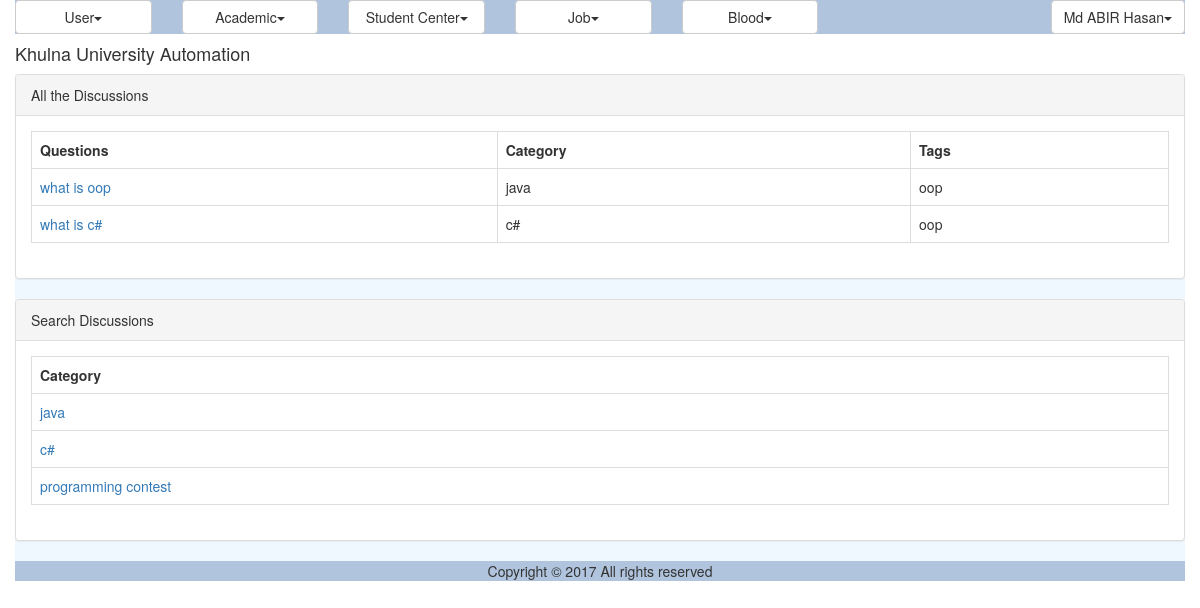
Screenshot of /dgted/discussion_list.php (signed in) with the database file from the repository.
### tables this page shows
CREATE TABLE `dms_discussion` (
  `ID` varchar(40) NOT NULL,
  `Title` varchar(150) NOT NULL,
  `CategoryID` varchar(40) NOT NULL,
  `Description` varchar(300) NOT NULL,
  `Tag` varchar(200) NOT NULL,
  `CreationDate` datetime NOT NULL,
  `CreatorID` varchar(40) NOT NULL
);

CREATE TABLE `dms_discussion_category` (
  `ID` varchar(40) NOT NULL,
  `Name` varchar(40) NOT NULL
);

### dgted/util/class.util.inc (called while the page is built, shortened)
<?php
class ConfigUtil implements I_DBConfig, I_LogConfig, I_LanguageConfig{
	public static $s_instance;
	private $_host;
	private $_username;
	private $_password;
	private $_database;
	public static function getInstance() {
		if(!self::$s_instance) {
			self::$s_instance = new self();
		}
		return self::$s_instance;
	}
	private function readConfig(){
		$this->_ini_array = parse_ini_file(CONFIG.'system.ini');
		$this->_host =	$this->_ini_array['db_host'];
		$this->_username = $this->_ini_array['db_username'];
		$this->_password = $this->_ini_array['db_password'];
		$this->_database = $this->_ini_array['db_database'];
	}
	public function getDBHost(){
		return $this->_host;
	}
	public function getDBUserName(){
		return $this->_username;
	}
	public function getDBPassword(){
		return $this->_password;
	}
	public function getDBName(){
		return $this->_database;
	}
}
class DBUtil implements I_DBUtil {
	private static $s_instance;
	private $_host;
	private $_username;
	private $_password;
	private $_database;
	protected $_connection;
	protected $_result;
	public static function getInstance() {
		if(!self::$s_instance) {
			self::$s_instance = new self();
		}
		return self::$s_instance;
	}
	private function readDBConfig(){
		$_config = ConfigUtil::getInstance();
		$this->_host = $_config->getDBHost();
		$this->_username = $_config->getDBUserName();
		$this->_password = $_config->getDBPassword();
		$this->_database = $_config->getDBName();
	}
	private function setConnection(){
		$this->_connection = new mysqli($this->_host, $this->_username,
			$this->_password, $this->_database);
	}
	public function doQuery($sql) {
		$this->_result = $this->_connection->query($sql) or die(mysqli_error($this->_connection));
		return $this->_result;
	}
	public function getNumRows() {
		$this->_numRows = mysqli_num_rows($this->_result);
		return $this->_numRows;
	}
	public function getAllRows() {
		$rows = array();
		for($x = 0; $x < $this->getNumRows(); $x++) {
			$rows[] = mysqli_fetch_assoc($this->_result);
		}
		return $rows;
	}
	public function getTopRow() {
		return $this->_result->fetch_array();
	}
}
class LogUtil{
	private static $s_instance;
	public static function getInstance(){
		if(!self::$s_instance) {
			self::$s_instance = new self();
		}
		return self::$s_instance;
	}
}
class LangUtil{
	private static $s_instance;
	public static function getInstance() {
		if(!self::$s_instance) {
			self::$s_instance = new self();
		}
		return self::$s_instance;
	}
}
?>

### dgted/modules/forum/ui/blade/view.discussion.blade.inc (called while the page is built, shortened)
<?php
include_once UTILITY.'class.util.inc';
include_once MODULES_FORUM.'bao/class.discussionbao.inc';
include_once MODULES_FORUM.'bao/class.discussionCategorybao.inc';
$_DiscussionBAO = new DiscussionBAO();
$_DiscussionCategoryBAO = new DiscussionCategoryBAO();
?>

### dgted/modules/forum/bao/class.discussionbao.inc (called while the page is built, shortened)
<?php
include_once UTILITY.'class.util.inc';
include_once MODULES_FORUM.'dao/class.discussiondao.inc';
Class DiscussionBAO{
	private $_DiscussionDAO;
	public function __construct(){
		$this->_DiscussionDAO = new DiscussionDAO();
	}
	public function getAllDiscussions(){
		$Result = $this->_DiscussionDAO->getAllDiscussions();
		return $Result;
	}
	public function getNameFromCatagoryID($Discussion){
		$Result = $this->_DiscussionDAO->getNameFromCatagoryID($Discussion);
		return $Result;
	}
}
?>

### dgted/modules/forum/dao/class.discussiondao.inc (called while the page is built, shortened)
<?php
include_once COMMON.'class.common.inc';
include_once COMMON.'class.common.forum.inc';
include_once UTILITY.'class.util.inc';
include_once 'class.discussionCategorydao.inc';
Class DiscussionDAO{
	private $_DB;
	public function __construct(){
		$this->_DB = DBUtil::getInstance();
	}
	public function getAllDiscussions(){
		$DiscussionList = array();
		$this->_DB->doQuery("SELECT * FROM dms_discussion");
		$rows = $this->_DB->getAllRows();
		for($i = 0; $i < sizeof($rows); $i++) {
			$row = $rows[$i];
			$this->_Discussion = new Discussion();
		    $this->_Discussion->setID ( $row['ID']);
		    $this->_Discussion->setName( $row['Title'] );
		    $this->_Discussion->setCategory( $row['CategoryID'] );
		    $this->_Discussion->setDescription( $row['Description'] );
		    $this->_Discussion->setTag( $row['Tag'] );
		    $this->_Discussion->setCreationDate( $row['CreationDate'] );
		    $this->_Discussion->setCreator( $row['CreatorID'] );
		    $DiscussionList[]=$this->_Discussion;
		}
		$Result = new Result();
		$Result->setIsSuccess(1);
		$Result->setResultObject($DiscussionList);
		return $Result;
	}
	public function getNameFromCatagoryID($CatagoryID){
		$SQL = "SELECT * FROM dms_discussion_category
				WHERE ID='".$CatagoryID."'";
		$SQL = $this->_DB->doQuery($SQL);
		$row = $this->_DB->getTopRow();
		$this->_DiscussionCategory = new DiscussionCategory();
		$this->_DiscussionCategory->setID ( $row['ID']);
		$this->_DiscussionCategory->setName( $row['Name'] );
	 	$Result = new Result();
		$Result->setIsSuccess(1);
		$Result->setResultObject($this->_DiscussionCategory);
		return $Result;
	}
}
?>

### dgted/common/class.common.inc (called while the page is built, shortened)
<?php
class Result{
    private $_IsSuccess=0;
    private $_ResultObject;
    public function setIsSuccess($IsSuccess){
        $this->_IsSuccess = $IsSuccess;
    }
    public function getIsSuccess(){
        return $this->_IsSuccess;
    }
    public function setResultObject($ResultObject){
        $this->_ResultObject = $ResultObject;
    }
    public function getResultObject(){
        return $this->_ResultObject;
    }
}
?>

### dgted/common/class.common.forum.inc (called while the page is built, shortened)
<?php
class DiscussionCategory{
    private $_ID;
    private $_name;
    public function setID ( $ID ) {
        $this->_ID = $ID;
    }
    public function getID () {
        return $this->_ID;
    }
    public function setName ($Name){
        $this->_name = $Name;
    }
    public function getName(){
        return $this->_name;
    }
}
class Discussion{
    private $_ID;
    private $_Name;
    private $_Category;
    private $_Tag;
    public function setID ( $ID ) {
        $this->_ID = $ID;
    }
    public function getID () {
        return $this->_ID;
    }
    public function setName ( $Name ) {
        $this->_Name = $Name;
    }
    public function getName () {
        return $this->_Name;
    }
    public function setCategory ( $Category ) {
        $this->_Category = $Category;
    }
    public function getCategory () {
        return $this->_Category;
    }
    public function setTag( $Tag ) {
        $this->_Tag = $Tag;
    }
    public function getTag() {
        return $this->_Tag;
    }
}
?>

### dgted/modules/forum/bao/class.discussionCategorybao.inc (called while the page is built, shortened)
<?php
include_once UTILITY.'class.util.inc';
include_once MODULES_FORUM.'dao/class.discussionCategorydao.inc';
Class DiscussionCategoryBAO{
	private $_DiscussionCategoryDAO;
	public function __construct(){
		$this->_DiscussionCategoryDAO = new DiscussionCategoryDAO();
	}
	public function getAllDiscussionCategorys(){
		$Result = $this->_DiscussionCategoryDAO->getAllDiscussionCategorys();
		return $Result;
	}
}
?>

### dgted/modules/forum/dao/class.discussionCategorydao.inc (called while the page is built, shortened)
<?php
include_once COMMON.'class.common.inc';
include_once COMMON.'class.common.forum.inc';
include_once UTILITY.'class.util.inc';
Class DiscussionCategoryDAO{
	private $_DB;
	public function __construct(){
		$this->_DB = DBUtil::getInstance();
	}
	public function getAllDiscussionCategorys(){
		$DiscussionCategoryList = array();
		$this->_DB->doQuery("SELECT * FROM dms_discussion_category");
		$rows = $this->_DB->getAllRows();
		for($i = 0; $i < sizeof($rows); $i++) {
			$row = $rows[$i];
			$this->_DiscussionCategory = new DiscussionCategory();
		    $this->_DiscussionCategory->setID ( $row['ID']);
		    $this->_DiscussionCategory->setName( $row['Name'] );
		    $DiscussionCategoryList[]=$this->_DiscussionCategory;
		}
		$Result = new Result();
		$Result->setIsSuccess(1);
		$Result->setResultObject($DiscussionCategoryList);
		return $Result;
	}
}
?>

### dgted/modules/forum/ui/view.discussionList.inc (the view)
<?php
include_once 'blade/view.discussion.blade.inc';
include_once COMMON.'class.common.inc';
?>
<div class="panel panel-default">
    <div class="panel-heading">All the Discussions</div>
    <div class="panel-body">
	<table class="table table-bordered">
	<?php
	$Result = $_DiscussionBAO->getAllDiscussions();
	if($Result->getIsSuccess()){
		$DiscussionList = $Result->getResultObject();
	?>
		<tr>
			<th>Questions</th>
			<th>Category</th>
			<th>Tags</th>
		</tr>
		<?php
		for($i = 0; $i < sizeof($DiscussionList); $i++) {
			$Discussion = $DiscussionList[$i];
			?>
		    <tr>
		    <td><a href="discussion_comment.php?view=<?php echo $Discussion->getID(); ?>" onclick="return ; " >
		    <?php echo $Discussion->getName(); ?></a></td>
			    <td><?php $id = $Discussion->getCategory();
			    	$Result2 = $_DiscussionBAO->getNameFromCatagoryID($id);
			    	if ($Result2->getIsSuccess()) {
			    		$DiscussionCategory = $Result2->getResultObject();
			    		echo $DiscussionCategory->getName();
			    	}
			    	 ?></td>
			    <td><?php echo $Discussion->getTag(); ?></td>
		    </tr>
	    <?php
		}
	}
	else{
		echo $Result->getResultObject();
	}
	?>
	</table>
</div>
</div>
<div class="panel panel-default">
    <div class="panel-heading">Search Discussions</div>
    <div class="panel-body">
		<table class="table table-bordered">
			<tr><th>Category</th></tr>
			<tr><?php
				$Result = $_DiscussionCategoryBAO->getAllDiscussionCategorys();
				if($Result->getIsSuccess())
				{
					$DiscussionCategorys = $Result->getResultObject();
			        for ($i=0; $i < sizeof($DiscussionCategorys); $i++)
					{
						$DiscussionCategory = $DiscussionCategorys[$i];?>
						<tr><td><a href="search_discussion.php?Category=<?php echo $DiscussionCategory->getID(); ?>" onclick="return; "> <?php echo $DiscussionCategory->getName() ?> </a></td></tr>
					<?php
					}
				}
				?>
			</tr>
		</table>
	</div>
</div>

### dgted/resources/css/style.css (style rules this page uses)
table,td { border:solid #e9e9e9 1px; }

### rows the page displays
dms_discussion: Title "what is oop", dms_discussion_category.Name "java", Tag "oop"
dms_discussion: Title "what is c#", dms_discussion_category.Name "c#", Tag "oop"
dms_discussion_category: Name "java"
dms_discussion_category: Name "c#"
dms_discussion_category: Name "programming contest"

### other values shown
$globalMenu[$i]->getTitle() "User Academic Student Center Job Blood"
$CurrentUser->getFullName() "Md ABIR Hasan"
